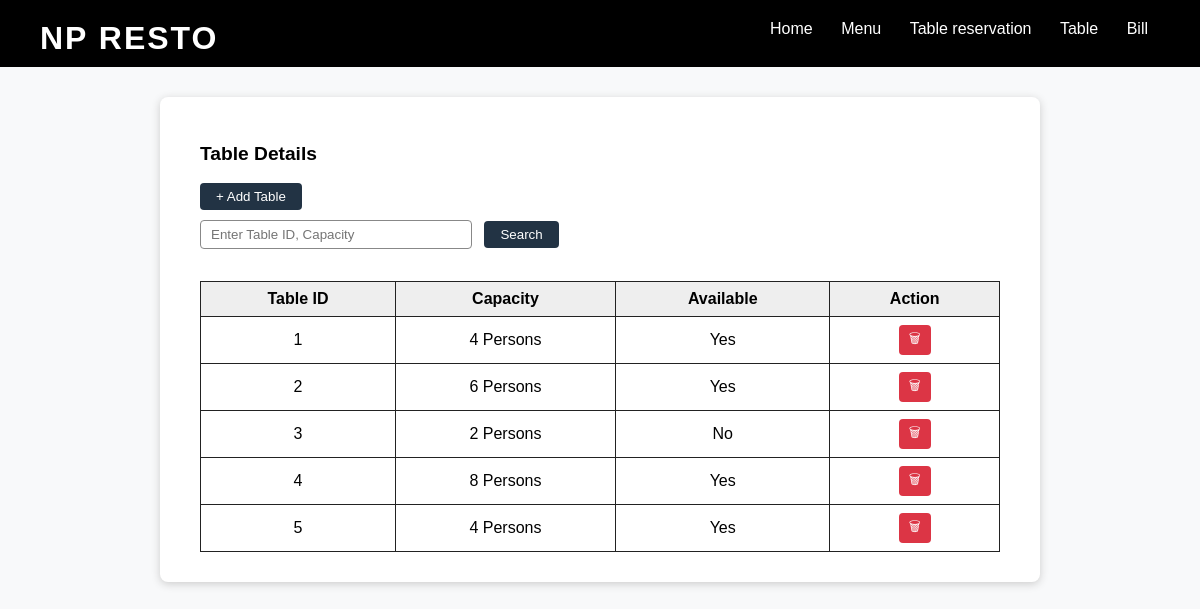
/admin/table_update.php, run on the app's committed database.
### tables this page shows
CREATE TABLE table_availability (
    table_id INT PRIMARY KEY,
    capacity INT NOT NULL,
    is_available TINYINT(1) DEFAULT 1
);

### admin/table_update.php (the view, shortened to what this page needs)
<?php
require_once '../config.php';
$search = isset($_GET['search']) ? trim($_GET['search']) : '';
$where = '';
$sql = "SELECT * FROM table_availability $where ORDER BY table_id";
$stmt = $link->prepare($sql);
$stmt->execute();
$result = $stmt->get_result();
$tables = $result->fetch_all(MYSQLI_ASSOC);
?>
<!DOCTYPE html>
<html lang="en">
<head>
</head>
<body>
    <div class="header-bar">
        <h1>NP RESTO</h1>
        <nav>
            <a href="menu.php">Home</a>
            <a href="menu.php">Menu</a>
            <a href="reservation-panel.php">Table reservation</a>
            <a href="table_update.php">Table</a>
            <a href="posCart.php">Bill</a>
        </nav>
    </div>
    <div class="main-content">
        <h2>Table Details</h2>
        <button class="add-btn" onclick="document.getElementById('modal-bg').style.display='block'">+ Add Table</button>
        <form class="search-row" method="get" action="">
            <input type="text" name="search" value="<?= htmlspecialchars($search) ?>" placeholder="Enter Table ID, Capacity">
            <button type="submit">Search</button>
        </form>
        <div class="table-wrapper">
            <table>
                <thead>
                    <tr>
                        <th>Table ID</th>
                        <th>Capacity</th>
                        <th>Available</th>
                        <th>Action</th>
                    </tr>
                </thead>
                <tbody>
                    <?php if (count($tables)): ?>
                        <?php foreach ($tables as $row): ?>
                        <tr>
                            <td><?= htmlspecialchars($row['table_id']) ?></td>
                            <td><?= htmlspecialchars($row['capacity']) ?> Persons</td>
                            <td><?= $row['is_available'] ? 'Yes' : 'No' ?></td>
                            <td>
                                <form method="post" action="" style="display:inline">
                                    <button type="submit" class="delete-btn">&#128465;</button>
                                </form>
                            </td>
                        </tr>
                        <?php endforeach; ?>
                    <?php else: ?>
                        <tr><td colspan="4">No tables found.</td></tr>
                    <?php endif; ?>
                </tbody>
            </table>
        </div>
    </div>
</body>
</html>

### admin/table_update.php (style rules this page uses)
body { background: #f8f9fa; margin: 0; font-family: Arial, sans-serif; }
.header-bar { background: #000; color: #fff; padding: 20px 0 10px 0; }
.header-bar nav { float: right; margin-right: 40px; }
.header-bar nav a { color: #fff; margin: 0 12px; text-decoration: none; font-weight: 500; }
.header-bar h1 { margin: 0 0 0 40px; display: inline-block; font-size: 2em; letter-spacing: 2px; }
.main-content { max-width: 800px; margin: 30px auto; background: #fff; border-radius: 8px; box-shadow: 0 2px 8px #ccc; padding: 30px 40px; }
h2 { margin-bottom: 18px; font-size: 1.2em; }
.search-row { margin-bottom: 20px; }
.search-row input[type='text'] { padding: 6px 10px; width: 250px; border-radius: 4px; border: 1px solid #888; }
.search-row button { padding: 6px 16px; background: #234; color: #fff; border: none; border-radius: 4px; margin-left: 8px; }
.add-btn { padding: 6px 16px; background: #234; color: #fff; border: none; border-radius: 4px; margin-bottom: 10px; }
.table-wrapper { overflow-x: auto; }
table { border-collapse: collapse; width: 100%; margin-top: 12px; }
th, td { border: 1px solid #222; padding: 8px 12px; text-align: center; }
th { background: #eee; }
.delete-btn { background: #dc3545; color: #fff; border: none; border-radius: 4px; padding: 4px 10px; cursor: pointer; }

### data on the page
table_availability: table_id "1", capacity "4", is_available "Yes"
table_availability: table_id "2", capacity "6", is_available "Yes"
table_availability: table_id "3", capacity "2", is_available "No"
table_availability: table_id "4", capacity "8", is_available "Yes"
table_availability: table_id "5", capacity "4", is_available "Yes"
